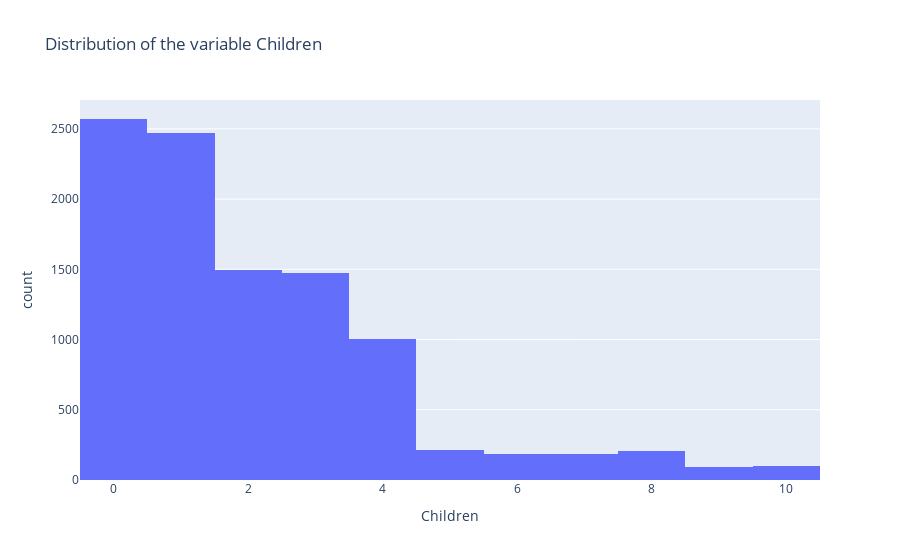
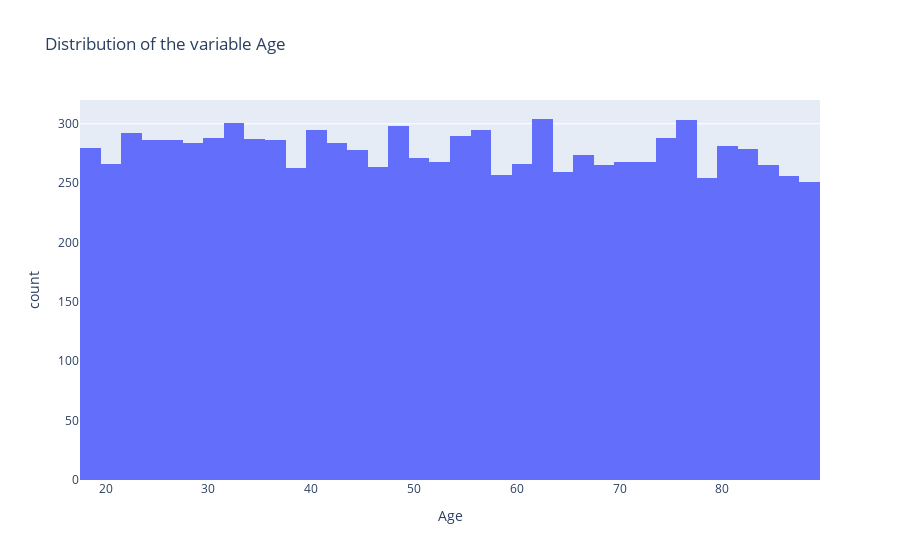
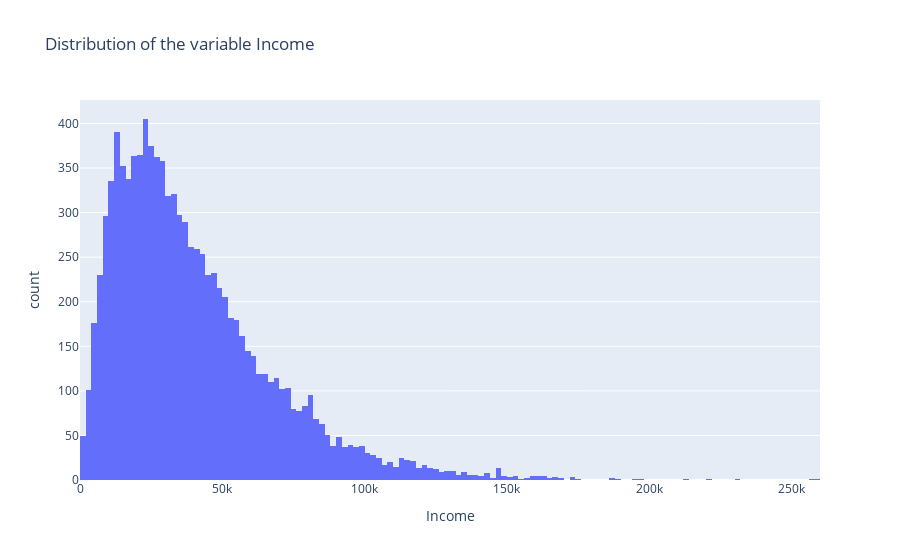
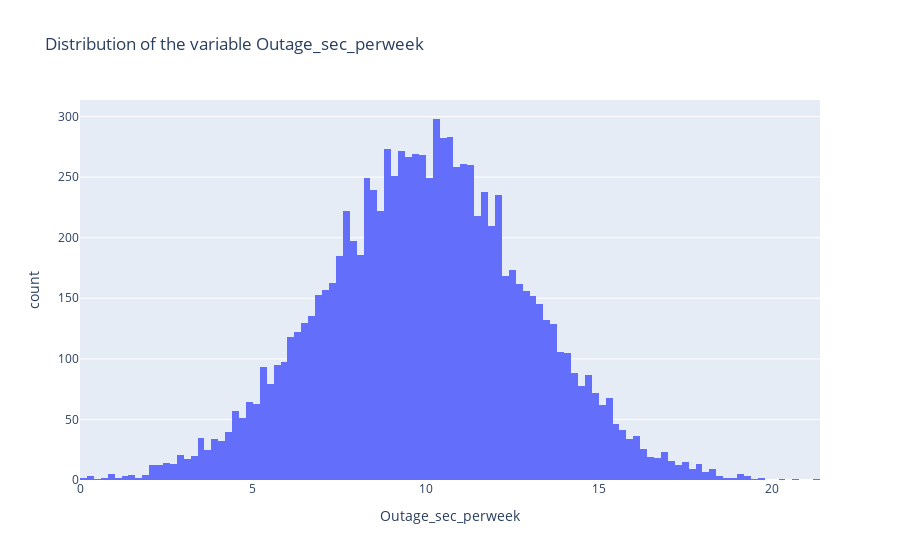

Write notebook code for charts like these, in order.
### Code cell
for i in CheckOutliers:
    fig = px.histogram(df, x=i, title=f"Distribution of the variable {i}")
    fig.update_layout( xaxis={'categoryorder':'total descending'})
    fig.show()

### Figure 1 — Plotly figure (JSON) as saved in the notebook; plotly's stock layout.template omitted (floating-point values rounded to 4 significant figures; data arrays with more than 128 entries replaced by an {"elided": "..."} marker saying what was removed)
{"data": [{"alignmentgroup": "True", "bingroup": "x", "hovertemplate": "Children=%{x}<br>count=%{y}<extra></extra>", "legendgroup": "", "marker": {"color": "#636efa", "pattern": {"shape": ""}}, "name": "", "offsetgroup": "", "orientation": "v", "showlegend": false, "type": "histogram", "x": {"elided": "10000 int values"}, "xaxis": "x", "yaxis": "y"}], "layout": {"autosize": true, "barmode": "relative", "legend": {"tracegroupgap": 0}, "title": {"text": "Distribution of the variable Children"}, "xaxis": {"anchor": "y", "autorange": true, "categoryorder": "total descending", "domain": [0, 1], "range": [-0.5, 10.5], "title": {"text": "Children"}, "type": "linear"}, "yaxis": {"anchor": "x", "autorange": true, "domain": [0, 1], "range": [0, 2705.0], "title": {"text": "count"}}}}

### Figure 2 — Plotly figure (JSON) as saved in the notebook; plotly's stock layout.template omitted (floating-point values rounded to 4 significant figures; data arrays with more than 128 entries replaced by an {"elided": "..."} marker saying what was removed)
{"data": [{"alignmentgroup": "True", "bingroup": "x", "hovertemplate": "Age=%{x}<br>count=%{y}<extra></extra>", "legendgroup": "", "marker": {"color": "#636efa", "pattern": {"shape": ""}}, "name": "", "offsetgroup": "", "orientation": "v", "showlegend": false, "type": "histogram", "x": {"elided": "10000 int values"}, "xaxis": "x", "yaxis": "y"}], "layout": {"autosize": true, "barmode": "relative", "legend": {"tracegroupgap": 0}, "title": {"text": "Distribution of the variable Age"}, "xaxis": {"anchor": "y", "autorange": true, "categoryorder": "total descending", "domain": [0, 1], "range": [17.5, 89.5], "title": {"text": "Age"}, "type": "linear"}, "yaxis": {"anchor": "x", "autorange": true, "domain": [0, 1], "range": [0, 320], "title": {"text": "count"}}}}

### Figure 3 — Plotly figure (JSON) as saved in the notebook; plotly's stock layout.template omitted (floating-point values rounded to 4 significant figures; data arrays with more than 128 entries replaced by an {"elided": "..."} marker saying what was removed)
{"data": [{"alignmentgroup": "True", "bingroup": "x", "hovertemplate": "Income=%{x}<br>count=%{y}<extra></extra>", "legendgroup": "", "marker": {"color": "#636efa", "pattern": {"shape": ""}}, "name": "", "offsetgroup": "", "orientation": "v", "showlegend": false, "type": "histogram", "x": {"elided": "10000 float values"}, "xaxis": "x", "yaxis": "y"}], "layout": {"autosize": true, "barmode": "relative", "legend": {"tracegroupgap": 0}, "title": {"text": "Distribution of the variable Income"}, "xaxis": {"anchor": "y", "autorange": true, "categoryorder": "total descending", "domain": [0, 1], "range": [0, 260000], "title": {"text": "Income"}, "type": "linear"}, "yaxis": {"anchor": "x", "autorange": true, "domain": [0, 1], "range": [0, 426.3], "title": {"text": "count"}}}}

### Figure 4 — Plotly figure (JSON) as saved in the notebook; plotly's stock layout.template omitted (floating-point values rounded to 4 significant figures; data arrays with more than 128 entries replaced by an {"elided": "..."} marker saying what was removed)
{"data": [{"alignmentgroup": "True", "bingroup": "x", "hovertemplate": "Outage_sec_perweek=%{x}<br>count=%{y}<extra></extra>", "legendgroup": "", "marker": {"color": "#636efa", "pattern": {"shape": ""}}, "name": "", "offsetgroup": "", "orientation": "v", "showlegend": false, "type": "histogram", "x": {"elided": "10000 float values"}, "xaxis": "x", "yaxis": "y"}], "layout": {"autosize": true, "barmode": "relative", "legend": {"tracegroupgap": 0}, "title": {"text": "Distribution of the variable Outage_sec_perweek"}, "xaxis": {"anchor": "y", "autorange": true, "categoryorder": "total descending", "domain": [0, 1], "range": [2.137e-15, 21.4], "title": {"text": "Outage_sec_perweek"}, "type": "linear"}, "yaxis": {"anchor": "x", "autorange": true, "domain": [0, 1], "range": [0, 313.7], "title": {"text": "count"}}}}
